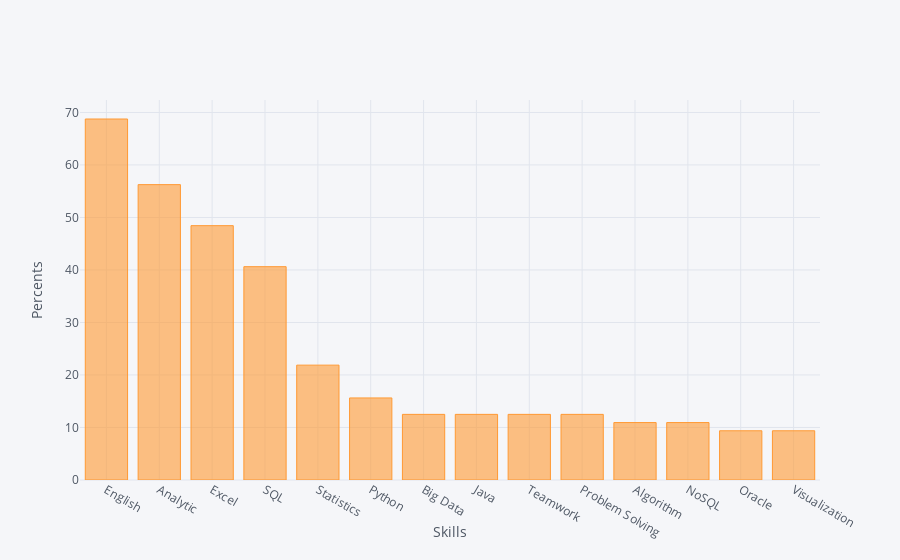

Here is the notebook cell this chart was saved with:
### Markdown cell above
chart in percent

### Code cell
a=ar.array('d',[68.750,56.250,48.438,40.625,21.875,15.625,12.500,12.500,12.500,12.500,10.938,10.938,9.375,9.375])
sk=["English","Analytic","Excel","SQL","Statistics","Python","Big Data","Java","Teamwork","Problem Solving","Algorithm","NoSQL","Oracle","Visualization"]
skill = pd.DataFrame({'Skill':sk,'PostNumber':a}).set_index('Skill')
skill.iplot(kind='bar', xTitle="Skills", yTitle="Percents" )

### Figure 1 — Plotly figure (JSON) as saved in the notebook; plotly's stock layout.template omitted (floating-point values rounded to 4 significant figures)
{"data": [{"marker": {"color": "rgba(255, 153, 51, 0.6)", "line": {"color": "rgba(255, 153, 51, 1.0)", "width": 1}}, "name": "PostNumber", "orientation": "v", "text": "", "type": "bar", "uid": "59550e8d-55b0-4e07-b0d3-aaf51f142411", "x": ["English", "Analytic", "Excel", "SQL", "Statistics", "Python", "Big Data", "Java", "Teamwork", "Problem Solving", "Algorithm", "NoSQL", "Oracle", "Visualization"], "y": [68.75, 56.25, 48.44, 40.62, 21.88, 15.62, 12.5, 12.5, 12.5, 12.5, 10.94, 10.94, 9.375, 9.375]}], "layout": {"legend": {"bgcolor": "#F5F6F9", "font": {"color": "#4D5663"}}, "paper_bgcolor": "#F5F6F9", "plot_bgcolor": "#F5F6F9", "title": {"font": {"color": "#4D5663"}}, "xaxis": {"gridcolor": "#E1E5ED", "showgrid": true, "tickfont": {"color": "#4D5663"}, "title": {"font": {"color": "#4D5663"}, "text": "Skills"}, "zerolinecolor": "#E1E5ED"}, "yaxis": {"gridcolor": "#E1E5ED", "showgrid": true, "tickfont": {"color": "#4D5663"}, "title": {"font": {"color": "#4D5663"}, "text": "Percents"}, "zerolinecolor": "#E1E5ED"}}}
